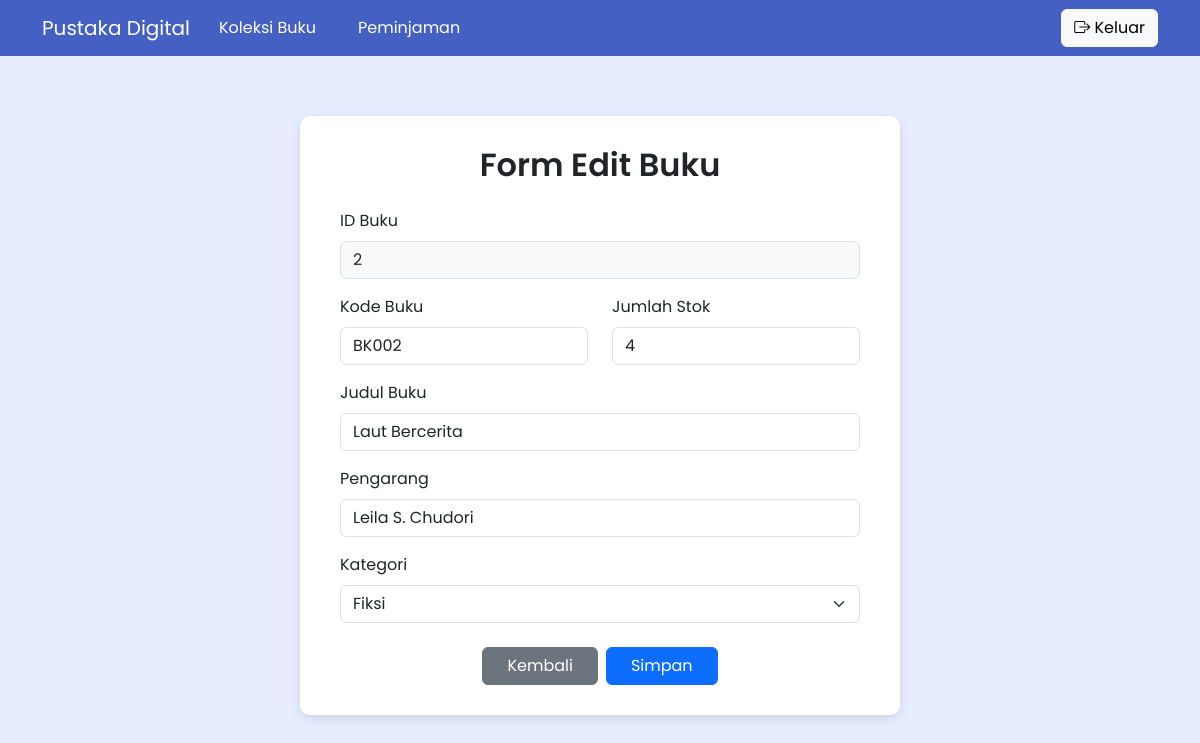
/edit.php?id=2 (signed in), run on the app's committed database.
### tables this page shows
CREATE TABLE `koleksi` (
  `id` int(11) NOT NULL,
  `kode_buku` varchar(20) NOT NULL,
  `judul_buku` varchar(100) NOT NULL,
  `pengarang` varchar(100) NOT NULL,
  `kategori` varchar(50) NOT NULL,
  `stok` int(11) NOT NULL DEFAULT 0,
  `status` enum('Habis','Menipis','Tersedia') DEFAULT 'Tersedia',
  `aksi` varchar(20) DEFAULT NULL
);

### edit.php (the view, shortened to what this page needs)
<?php
include 'config/koneksi.php';
if (isset($_GET['id'])) {
    $id = $_GET['id'];
    $query = "SELECT * FROM koleksi WHERE id = '$id'";
    $result = mysqli_query($koneksi, $query);
    $data = mysqli_fetch_assoc($result);
} else {
    header("Location: koleksi_buku.php");
    exit();
}
?>
<!DOCTYPE html>
<html lang="en">
<head>
    <link href="https://cdn.jsdelivr.net/npm/bootstrap@5.3.0/dist/css/bootstrap.min.css" rel="stylesheet">
    <link rel="stylesheet" href="https://cdnjs.cloudflare.com/ajax/libs/font-awesome/6.4.0/css/all.min.css">
    <link rel="stylesheet" href="https://cdn.jsdelivr.net/npm/bootstrap-icons@1.13.1/font/bootstrap-icons.min.css">
</head>
<body>
    <nav class="navbar navbar-expand-lg" style="background-color: #4460c3;">
        <div class="container">
            <a class="navbar-brand" href="#" style="color: white;">Pustaka Digital</a>
            <div class="me-3">
                <a href="koleksi_buku.php" class="btn" style="color: white;">Koleksi Buku</a>
            </div>
            <div class="me-3">
                <a href="peminjaman.php" class="btn" style="color: white;">Peminjaman</a>
            </div>
            <div class="navbar-nav ms-auto">
                <a class="btn btn-light" href="logout.php">
                    <i class="bi bi-box-arrow-right"></i> Keluar
                </a>
            </div>
        </div>
    </nav>
    <div class="container">
        <div class="form-card">
            <h2>Form Edit Buku</h2>
            <form method="POST" action="">
                <div class="mb-3">
                    <label class="form-label">ID Buku</label>
                    <input type="text" class="form-control bg-light" value="<?php echo $data['id']; ?>" readonly>
                </div>
                <div class="row mb-3">
                    <div class="col-md-6">
                        <label for="kode_buku" class="form-label">Kode Buku</label>
                        <input type="text" class="form-control" id="kode_buku" name="kode_buku"
                               value="<?php echo $data['kode_buku']; ?>" required>
                    </div>
                    <div class="col-md-6">
                        <label for="stok" class="form-label">Jumlah Stok</label>
                        <input type="number" class="form-control" id="stok" name="stok" min="0"
                               value="<?php echo $data['stok']; ?>" required>
                    </div>
                </div>
                <div class="mb-3">
                    <label for="judul_buku" class="form-label">Judul Buku</label>
                    <input type="text" class="form-control" id="judul_buku" name="judul_buku"
                           value="<?php echo $data['judul_buku']; ?>" required>
                </div>
                <div class="mb-3">
                    <label for="pengarang" class="form-label">Pengarang</label>
                    <input type="text" class="form-control" id="pengarang" name="pengarang"
                           value="<?php echo $data['pengarang']; ?>" required>
                </div>
                <div class="mb-3">
                    <label for="kategori" class="form-label">Kategori</label>
                    <select class="form-select" id="kategori" name="kategori" required>
                        <option value="Fiksi"     <?php if($data['kategori']=='Fiksi')     echo 'selected'; ?>>Fiksi</option>
                    </select>
                </div>
                <div class="d-flex justify-content-center gap-2 mt-4">
                    <a href="koleksi_buku.php" class="btn btn-secondary px-4">Kembali</a>
                    <button type="submit" class="btn btn-primary px-4">Simpan</button>
                </div>
            </form>
        </div>
    </div>
</body>
</html>

### edit.php (style rules this page uses)
body { font-family: 'Poppins', sans-serif; background-color: #e7ecff; }
.form-card { max-width: 600px; margin: 60px auto; background-color: #ffffff; padding: 30px 40px; border-radius: 10px; box-shadow: 0 4px 12px rgba(0,0,0,0.1); }
h2 { font-weight: 600; text-align: center; margin-bottom: 25px; }

### data on the page
koleksi: id "2", kode_buku "BK002", stok "4", judul_buku "Laut Bercerita", pengarang "Leila S. Chudori", kategori "Fiksi"
